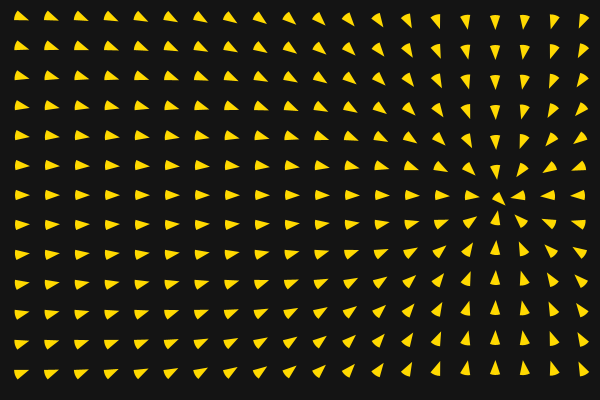
Frame 1 (no input)
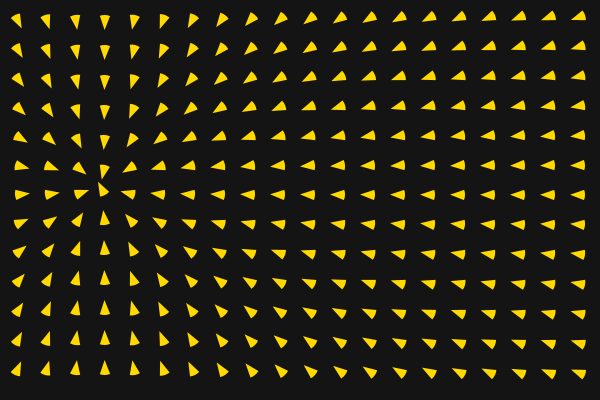
Frame 60 (the mouse pressed at the canvas centre just before this capture)
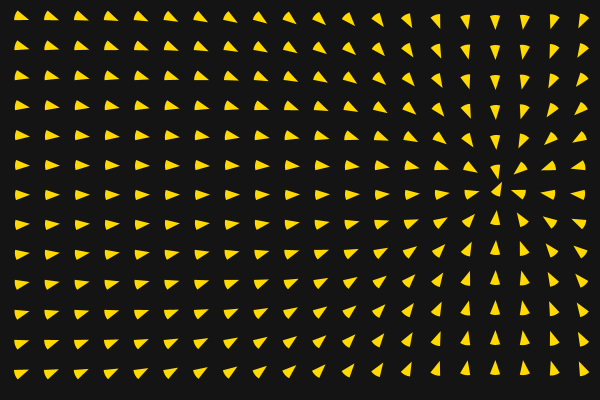
Frame 120 (the mouse held since frame 60 and released just before this capture)

The Processing sketch that drew these frames (run headless with seeded random() and noise(); from frame 60 on, the mouse is pressed at the canvas centre):

// Processing sketch: processing_169138
// ── processing_169138.pde

int step, cols, frames=120;
float theta;

void setup() {
  size(600, 400);
  cols = 20;
  step = int(width/cols);
}

void draw() {
  background(20);
  noStroke();
  fill(#FFD900);
  float px = width/2 + cos(theta)*width/3 ;
  float py = height/2+sin(theta*2)*height/3;  
  //ellipse(px, py, 20, 20);
  for (int x = step/2; x<width; x+=step) {
    for (int y = step/2; y<height; y+=step) {
      float dx = px-x;
      float dy = py-y;
      float r = atan2(dy, dx);
      pushMatrix();
      translate(x, y);
      rotate(r);
      float d = step;
      float p = radians(20); 
      arc(step/2, 0, d, d, PI-p, PI+p);
      popMatrix();
    }
  }
  theta += TWO_PI/frames;
}
